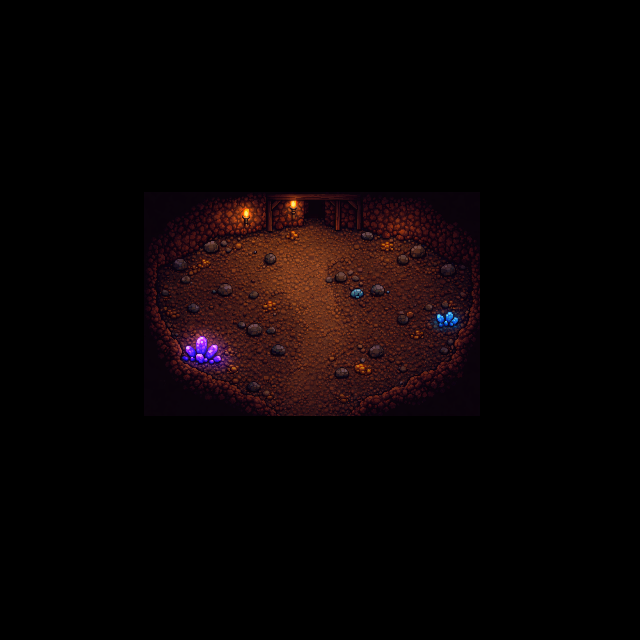

Tiled map render using the project's own tile images. Description and the map definition, with tile-layer contents summarised, below:
An orthogonal 40x40 tile map with 16x16 px tiles, 1 tile layer (Calque de Tuiles 1) and 114 objects (111x collision, exit_cave_2, spawn_cave_2).

<map version="1.10" tiledversion="1.11.2" orientation="orthogonal" renderorder="right-down" width="40" height="40" tilewidth="16" tileheight="16" infinite="0" nextlayerid="3" nextobjectid="125">
 <tileset firstgid="1" source="Interieur-grotte_2_reduit_x6.tsx" />
 <layer id="1" name="Calque de Tuiles 1" width="40" height="40">
  <data>[1600 cells, 294 non-empty, 294 distinct tile ids]</data>
 </layer>
 <objectgroup id="2" name="Calque d'Objets 1">
  <object id="1" name="exit_cave_2" x="304.5" y="200.5" width="19.5" height="9.16667" />
  <object id="2" name="spawn_cave_2" x="314" y="233">
   <point />
  </object>
  <object id="3" type="collision" x="142" y="191.333" width="163" height="36.3333" />
  <object id="4" type="collision" x="143.333" y="227" width="139.333" height="3" />
  <object id="5" type="collision" x="143.333" y="230.333" width="14.3333" height="186" />
  <object id="6" type="collision" x="157.667" y="313.333" width="1.66667" height="102.333" />
  <object id="7" type="collision" x="159" y="317" width="2" height="101.333" />
  <object id="8" type="collision" x="161.333" y="318.667" width="3.33333" height="98.3333" />
  <object id="10" type="collision" x="157.667" y="231" width="37.3333" height="22.3333" />
  <object id="11" type="collision" x="194.5" y="230.125" width="22.5" height="7.25" />
  <object id="12" type="collision" x="195" y="236.875" width="11" height="6.875" />
  <object id="13" type="collision" x="201.75" y="244" width="16.875" height="9.375" />
  <object id="14" type="collision" x="205.875" y="236.125" width="10.375" height="8" />
  <object id="15" type="collision" x="221.125" y="239.75" width="5.75" height="6.5" />
  <object id="16" type="collision" x="217.455" y="229.818" width="39.0909" height="2.90909" />
  <object id="17" type="collision" x="217.455" y="231.818" width="28" height="2.90909" />
  <object id="18" type="collision" x="195.636" y="241.455" width="7.09091" height="9.27273" />
  <object id="19" type="collision" x="158" y="253.818" width="7.45455" height="10.9091" />
  <object id="20" type="collision" x="166.182" y="252.727" width="7.27273" height="10.5455" />
  <object id="21" type="collision" x="173.455" y="252.364" width="9.09091" height="18.7273" />
  <object id="22" type="collision" x="181.818" y="253.091" width="4.90909" height="2.54545" />
  <object id="23" type="collision" x="181.818" y="257.273" width="3.09091" height="13.4545" />
  <object id="24" type="collision" x="184.545" y="262" width="2.72727" height="6.72727" />
  <object id="25" type="collision" x="164.182" y="325.273" width="5.63636" height="91.6364" />
  <object id="26" type="collision" x="167.667" y="409.667" width="109" height="5.66667" />
  <object id="27" type="collision" x="169" y="365" width="19.3333" height="44.6667" />
  <object id="28" type="collision" x="170.333" y="335.667" width="2.66667" height="34.3333" />
  <object id="29" type="collision" x="174" y="339.667" width="2.66667" height="27.6667" />
  <object id="30" type="collision" x="177.333" y="341.667" width="2" height="27.3333" />
  <object id="31" type="collision" x="179.818" y="344" width="3.09091" height="24.3636" />
  <object id="32" type="collision" x="189" y="367" width="8.33333" height="47" />
  <object id="33" type="collision" x="198.333" y="369.333" width="8.66667" height="43" />
  <object id="34" type="collision" x="208" y="375.333" width="6" height="37.6667" />
  <object id="35" type="collision" x="215.667" y="379" width="11" height="34" />
  <object id="36" type="collision" x="227" y="384" width="10" height="29.3333" />
  <object id="37" type="collision" x="236.333" y="392.667" width="9.66667" height="20" />
  <object id="38" type="collision" x="245" y="395.667" width="13.6667" height="14.6667" />
  <object id="39" type="collision" x="259.667" y="400.333" width="5.66667" height="9.33333" />
  <object id="40" type="collision" x="265.667" y="407" width="5.33333" height="2.66667" />
  <object id="41" type="collision" x="183" y="344.667" width="35" height="18" />
  <object id="42" type="collision" x="197" y="338" width="1.33333" height="0.333333" />
  <object id="43" type="collision" x="196.667" y="337.667" width="11" height="6.33333" />
  <object id="44" type="collision" x="216.667" y="356" width="4.66667" height="5.66667" />
  <object id="49" type="collision" x="397.333" y="254" width="12.3333" height="11.6667" />
  <object id="50" type="collision" x="411.333" y="244.667" width="14.3333" height="14" />
  <object id="51" type="collision" x="440" y="263.667" width="15" height="12.3333" />
  <object id="52" type="collision" x="436.333" y="312.667" width="22" height="14.6667" />
  <object id="53" type="collision" x="439" y="346.667" width="8.33333" height="6.33333" />
  <object id="54" type="collision" x="448.333" y="337.667" width="5.66667" height="6.66667" />
  <object id="55" type="collision" x="397.333" y="315.667" width="11.6667" height="9.33333" />
  <object id="56" type="collision" x="407" y="311.333" width="7.33333" height="6" />
  <object id="57" type="collision" x="411" y="331" width="11.3333" height="7" />
  <object id="58" type="collision" x="422.333" y="338" width="0.666667" />
  <object id="59" type="collision" x="425" y="303" width="8" height="7.33333" />
  <object id="60" type="collision" x="440.667" y="300" width="9" height="7.66667" />
  <object id="63" type="collision" x="325" y="277" width="7" height="5.33333" />
  <object id="64" type="collision" x="333.667" y="271.667" width="12.3333" height="11.6667" />
  <object id="65" type="collision" x="351" y="276" width="7.66667" height="5.33333" />
  <object id="66" type="collision" x="350" y="289.667" width="15.6667" height="7.33333" />
  <object id="67" type="collision" x="369" y="282.667" width="16" height="14.6667" />
  <object id="68" type="collision" x="369.333" y="347" width="14.3333" height="10.6667" />
  <object id="69" type="collision" x="355.667" y="363" width="9" height="11.6667" />
  <object id="70" type="collision" x="364.667" y="369" width="5.66667" height="5.66667" />
  <object id="71" type="collision" x="335.667" y="368" width="13.3333" height="10.3333" />
  <object id="72" type="collision" x="189.333" y="303" width="10.3333" height="9" />
  <object id="73" type="collision" x="181" y="274.667" width="11" height="9.66667" />
  <object id="74" type="collision" x="266.333" y="252" width="10.6667" height="13" />
  <object id="75" type="collision" x="286.667" y="231.333" width="10" height="9" />
  <object id="76" type="collision" x="217" y="283.667" width="14.6667" height="10" />
  <object id="77" type="collision" x="248.333" y="290" width="9.66667" height="7.66667" />
  <object id="78" type="collision" x="265" y="301" width="8.66667" height="10.6667" />
  <object id="79" type="collision" x="237" y="320.667" width="8.66667" height="6.33333" />
  <object id="80" type="collision" x="248.333" y="325" width="13" height="10" />
  <object id="81" type="collision" x="267.667" y="328" width="7.33333" height="6" />
  <object id="82" type="collision" x="271" y="344.667" width="15" height="10.6667" />
  <object id="83" type="collision" x="248.333" y="383.333" width="11" height="7.66667" />
  <object id="84" type="collision" x="263" y="389.667" width="9.33333" height="6.66667" />
  <object id="85" type="collision" x="228.333" y="363.667" width="10" height="9.33333" />
  <object id="86" type="collision" x="164" y="308" width="14.3333" height="9.66667" />
  <object id="87" type="collision" x="161.667" y="290" width="8.66667" height="5.66667" />
  <object id="88" type="collision" x="202.333" y="259" width="9.66667" height="8.33333" />
  <object id="89" type="collision" x="235.667" y="244" width="7.66667" height="6.66667" />
  <object id="90" type="collision" x="360" y="229.333" width="13.6667" height="12.6667" />
  <object id="91" type="collision" x="381.333" y="240.667" width="11.3333" height="12" />
  </objectgroup>
</map>
<!-- 30 of 114 objects omitted -->
